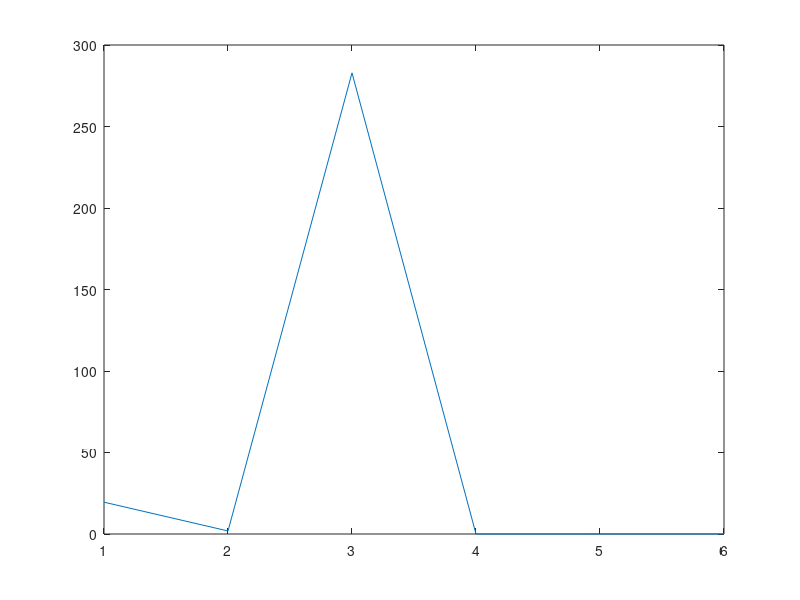

This chart was generated by the following MATLAB code:
clc; 
clear all; 
num = 1; 
x(num) = rand(1)*2-1; 
y(num) = rand(1)*2-1; 
f(num) = (1-x(num))^2 + 100*(y(num)-x(num)^2)^2; 
while f(num) > 1e-8 || num > 20000
Fx(num) = 2*x(num)-2+400*(x(num)^3-x(num)*y(num));
Fy(num) = 200*(y(num)-x(num)^2);
Hex{num} = [1200*x(num)^2-400*y(num)+2 -400*x(num); -400*x(num) 200];
num = num + 1;
tmp = [x(num-1);y(num-1)] - inv(Hex{num-1})*[Fx(num-1);Fy(num-1)];
x(num) = tmp(1);
y(num) = tmp(2);
f(num) = (1-x(num))^2 + 100*(y(num)-x(num)^2)^2; 
end

i = 1:num;

plot(i,f(i),'-');